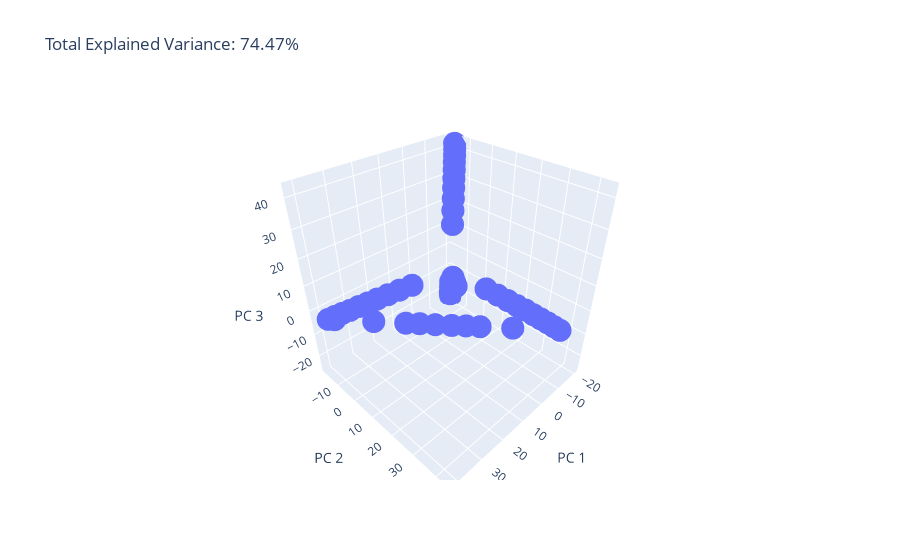

The notebook cell saved with this chart:
### Code cell
alldizi = np.vstack((Xlist,Xaralist23,Xsonaralist23))

X = alldizi

pca = PCA(n_components=3)
components = pca.fit_transform(X)

total_var = pca.explained_variance_ratio_.sum() * 100

fig = px.scatter_3d(
    components, x=0, y=1, z=2,
    title=f'Total Explained Variance: {total_var:.2f}%',
    labels={'0': 'PC 1', '1': 'PC 2', '2': 'PC 3'}
)
fig.show()
